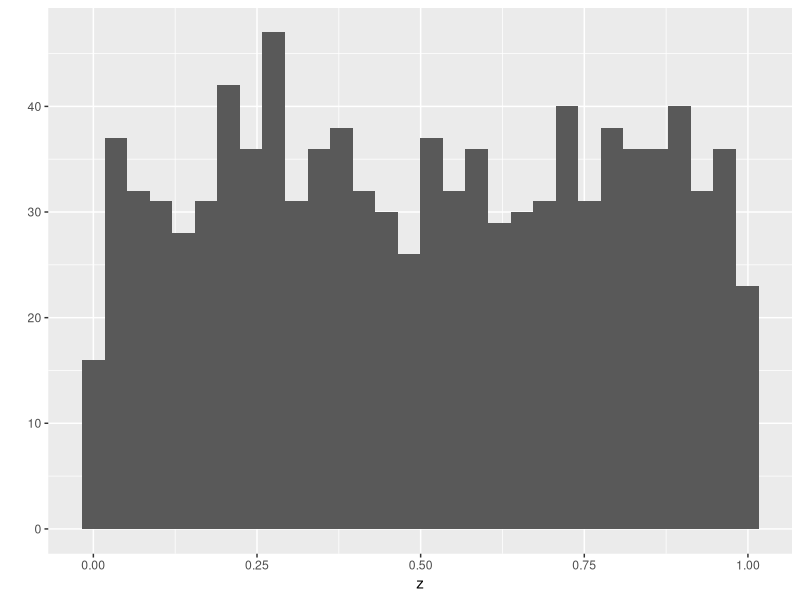
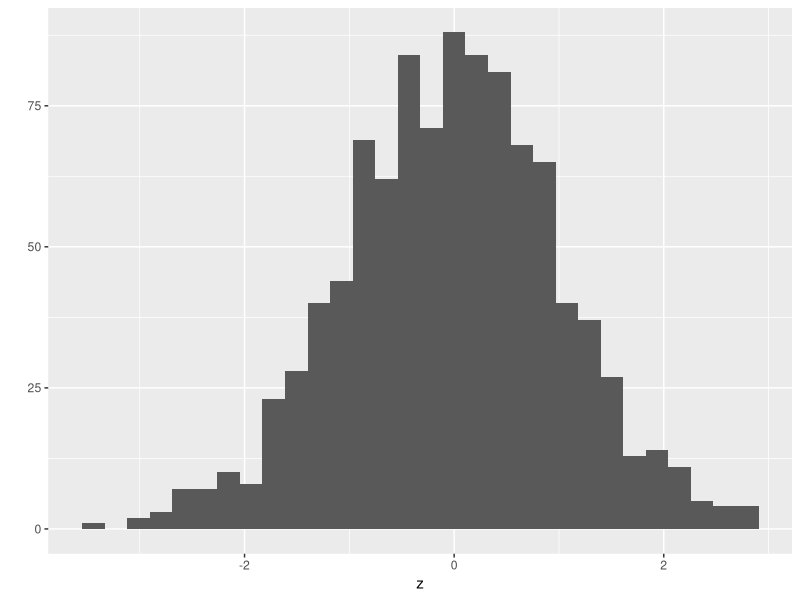

The R source for these figures, in order:
# More properties of atomic vectors
# 30 January 2025
# LPT

# create an empty vector, specify mode and legth

z<- vector(mode = "numeric", length = 0)
print(z)
#now adding elements
z<- c(z,5)
print(z)

# this is "dinamic sizing" is very slow
# has 100 0s is a numeric vector
z<-rep(0,100)
head(z)
#but would be better to star with NAs
z<-rep(NA,100)
head(z)
# but what is its type?
typeof(z)

z[1]<-"Washington" #changing only the first element
head(z)
typeof(z)
typeof(z[2]) # change the type to character


my_vector<-runif(100)
tail(my_vector)
my_names<-paste("Species",seq(1:length(my_vector)),sep = "") #will paste the name species to all the elements of the vector
head(my_names)
names(my_vector)<-my_names # combine the both vectors in one with name function
head(my_vector)
str(my_vector)

#rep for repeating elements
rep(0.5,6) #give the element or vector and number of times to repeat
rep(x=0.5, times=6) #is better use the argument names and the order is not important
my_vec<-c(1,2,3)
rep(x=my_vec,time=2) #it applies to vectors too
rep(x=my_vec, each=2) #repeat each element individually
rep(x=my_vec,times=my_vec) #
rep(x=my_vec, each=my_vec) #it takes only the first element of the vector to repeat in this case is one

#seq function
seq(from=2, to=4) #prefix function
2:4 #this is another way to run this function(infix function)
`:`(2,4) # anther way
seq(from=2, to=4, by=0.5)
x<-seq(from=2, to=4, length=7)#specify the length
print(x)
my_vec<-1:length(x)
print(my_vec)
seq_along(my_vec)#same like above
seq_len(5) #faster than 1:5

#rnorm function (random numbers)
runif(5)#uniform values
runif(n=5,min = 100,max = 101) #specify between 100 and 101
rnorm(6) #random normal values with mean 0 and standar deviation 1
rnorm(n=5, mean = 100, sd=30) #random normal values with mean

#explore distributions by sampling and plotting
library(ggplot2)
z<- runif(1000) #uniform
qplot(x=z) # quick way to see the data
z<-rnorm(1000) #normal distribution
qplot(x=z)

#from an existing vector
long_vec<- seq_len(10)
typeof(long_vec)
str(long_vec)
sample(x=long_vec)# with no other params, this reorders the vector
sample(x=long_vec, size = 3) #specify a number without replacement
sample(x=long_vec,size = 16, replace = TRUE) #can generate duplicates
my_weights<-c(rep(20,5),rep(100,5)) #create a set of non-zero positive probability weights (integrate or real) for sampling
print(my_weights)
sample(x=long_vec, replace = TRUE, prob = my_weights) #sampling with replacement and wights
sample(x=long_vec, replace = FALSE, prob = my_weights) #sampling without replacement and wights


z<-c(3.1,9.2,1.3,0.4,7.5)
#positive index values
z[c(2,3)] #second and three element of the vector
z[-c(2,3)] #everything except the 2 and 3 elements
z[z<3] #selecting conditions
tester<-z<3
print(tester)
z[tester]

which(z<3) #positions of the elements not the values
z[which(z<3)] #shows the values
z[-(length(z):(length(z)-2))] #is a formula to select the elements
